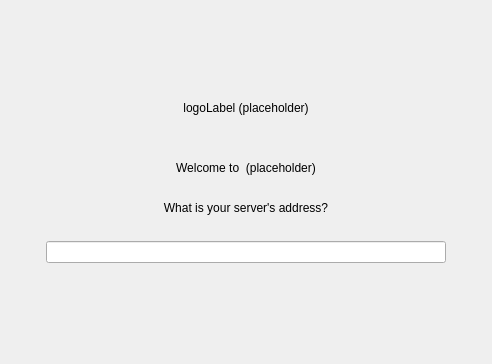
<?xml version="1.0" encoding="UTF-8"?>
<ui version="4.0">
 <class>ServerUrlSetupWizardPage</class>
 <widget class="QWidget" name="ServerUrlSetupWizardPage">
  <property name="geometry">
   <rect>
    <x>0</x>
    <y>0</y>
    <width>492</width>
    <height>364</height>
   </rect>
  </property>
  <property name="windowTitle">
   <string>Form</string>
  </property>
  <layout class="QVBoxLayout" name="verticalLayout">
   <item>
    <spacer name="verticalSpacer_2">
     <property name="orientation">
      <enum>Qt::Vertical</enum>
     </property>
     <property name="sizeType">
      <enum>QSizePolicy::MinimumExpanding</enum>
     </property>
     <property name="sizeHint" stdset="0">
      <size>
       <width>20</width>
       <height>10</height>
      </size>
     </property>
    </spacer>
   </item>
   <item>
    <widget class="QLabel" name="logoLabel">
     <property name="text">
      <string notr="true">logoLabel (placeholder)</string>
     </property>
     <property name="alignment">
      <set>Qt::AlignCenter</set>
     </property>
    </widget>
   </item>
   <item>
    <spacer name="verticalSpacer_4">
     <property name="orientation">
      <enum>Qt::Vertical</enum>
     </property>
     <property name="sizeType">
      <enum>QSizePolicy::Minimum</enum>
     </property>
     <property name="sizeHint" stdset="0">
      <size>
       <width>20</width>
       <height>40</height>
      </size>
     </property>
    </spacer>
   </item>
   <item>
    <widget class="QLabel" name="welcomeTextLabel">
     <property name="text">
      <string notr="true">Welcome to &lt;app&gt; (placeholder)</string>
     </property>
     <property name="alignment">
      <set>Qt::AlignCenter</set>
     </property>
    </widget>
   </item>
   <item>
    <spacer name="verticalSpacer_3">
     <property name="orientation">
      <enum>Qt::Vertical</enum>
     </property>
     <property name="sizeType">
      <enum>QSizePolicy::Minimum</enum>
     </property>
     <property name="sizeHint" stdset="0">
      <size>
       <width>20</width>
       <height>20</height>
      </size>
     </property>
    </spacer>
   </item>
   <item>
    <widget class="QLabel" name="serverUrlLabel">
     <property name="text">
      <string>What is your server's address?</string>
     </property>
     <property name="alignment">
      <set>Qt::AlignCenter</set>
     </property>
    </widget>
   </item>
   <item>
    <spacer name="verticalSpacer_5">
     <property name="orientation">
      <enum>Qt::Vertical</enum>
     </property>
     <property name="sizeType">
      <enum>QSizePolicy::Fixed</enum>
     </property>
     <property name="sizeHint" stdset="0">
      <size>
       <width>20</width>
       <height>20</height>
      </size>
     </property>
    </spacer>
   </item>
   <item>
    <layout class="QHBoxLayout" name="horizontalLayout" stretch="1,2,1">
     <item>
      <spacer name="horizontalSpacer">
       <property name="orientation">
        <enum>Qt::Horizontal</enum>
       </property>
       <property name="sizeType">
        <enum>QSizePolicy::MinimumExpanding</enum>
       </property>
       <property name="sizeHint" stdset="0">
        <size>
         <width>10</width>
         <height>20</height>
        </size>
       </property>
      </spacer>
     </item>
     <item>
      <widget class="CUR::PostfixLineEdit" name="urlLineEdit">
       <property name="sizePolicy">
        <sizepolicy hsizetype="MinimumExpanding" vsizetype="Fixed">
         <horstretch>0</horstretch>
         <verstretch>0</verstretch>
        </sizepolicy>
       </property>
       <property name="minimumSize">
        <size>
         <width>400</width>
         <height>0</height>
        </size>
       </property>
       <property name="alignment">
        <set>Qt::AlignCenter</set>
       </property>
      </widget>
     </item>
     <item>
      <spacer name="horizontalSpacer_2">
       <property name="orientation">
        <enum>Qt::Horizontal</enum>
       </property>
       <property name="sizeType">
        <enum>QSizePolicy::MinimumExpanding</enum>
       </property>
       <property name="sizeHint" stdset="0">
        <size>
         <width>10</width>
         <height>20</height>
        </size>
       </property>
      </spacer>
     </item>
    </layout>
   </item>
   <item>
    <spacer name="verticalSpacer">
     <property name="orientation">
      <enum>Qt::Vertical</enum>
     </property>
     <property name="sizeType">
      <enum>QSizePolicy::MinimumExpanding</enum>
     </property>
     <property name="sizeHint" stdset="0">
      <size>
       <width>20</width>
       <height>20</height>
      </size>
     </property>
    </spacer>
   </item>
  </layout>
 </widget>
 <customwidgets>
  <customwidget>
   <class>CUR::PostfixLineEdit</class>
   <extends>QLineEdit</extends>
   <header>postfixlineedit.h</header>
  </customwidget>
 </customwidgets>
 <resources/>
 <connections/>
</ui>
